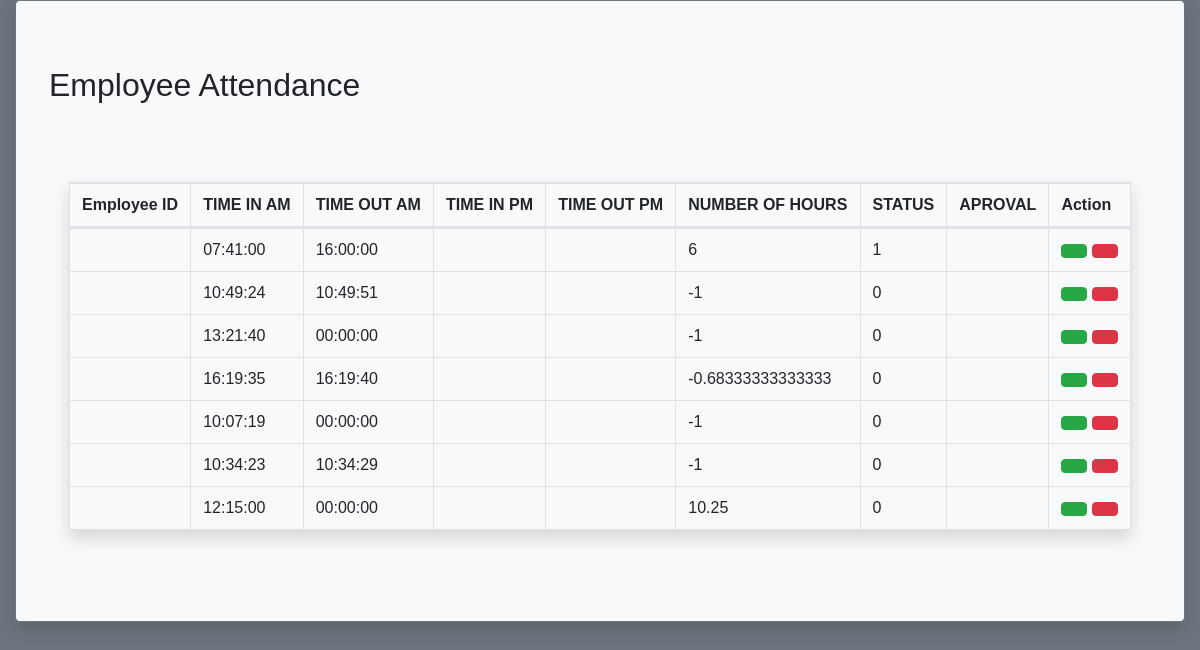
Screenshot of /attendance.php with the database file from the repository.
### tables this page shows
CREATE TABLE `attendance` (
  `id` int(11) NOT NULL,
  `employee_id` int(11) NOT NULL,
  `date` date NOT NULL,
  `time_in` time NOT NULL,
  `status` int(1) NOT NULL,
  `time_out` time NOT NULL,
  `num_hr` double NOT NULL
);

### attendance.php (the view, shortened to what this page needs)
<link rel="stylesheet" href="https://stackpath.bootstrapcdn.com/bootstrap/4.2.1/css/bootstrap.min.css">
    <link rel="stylesheet" href="https://cdn.datatables.net/1.10.18/css/dataTables.bootstrap4.min.css">
    <link rel="stylesheet" href="styles.css">
<body>
    <div class="container-fluid">
        <div class="jumbotron bg-light shadow border border-secondary">
            <div class="card bg-light" style="border-color: transparent;">
                <h2> Employee Attendance </h2>
            </div>
            <div class="card bg-light" style="border-color: transparent;">
                <div class="card-body bg-light">
                </div>
            </div>
            <div class="card bg-light" style="border-color: transparent;">
                <div class="card-body">
                    <?php
                $connection = mysqli_connect("localhost","root","");
                $query = "SELECT * FROM attendance";
                $query_run = mysqli_query($connection, $query);
            ?>
                    <table id="datatableid" class="table table-bordered shadow">
                        <thead>
                            <tr>
                                <th scope="col">Employee ID</th>
                                <th scope="col">TIME IN AM</th>
                                <th scope="col">TIME OUT AM</th>
                                <th scope="col">TIME IN PM</th>
                                <th scope="col">TIME OUT PM</th>
                                <th scope="col">NUMBER OF HOURS</th>
                                <th scope="col">STATUS</th>
                                <th scope="col">APROVAL</th>
                                <th scope="col">Action</th>
                            </tr>
                        </thead>
                        <?php
                if($query_run)
                {
                    foreach($query_run as $row)
                    {
            ?>
                        <tbody>
                            <tr>
                                <td> <?php echo $row['Employee_No']; ?> </td>
                                <td> <?php echo $row['time_in']; ?> </td>
                                <td> <?php echo $row['time_out']; ?> </td>
                                <td> <?php echo $row['time_in2']; ?> </td>
                                <td> <?php echo $row['time_out2']; ?> </td>
                                <td><?php echo $row['num_hr'] - 1; ?></td>
                                <td> <?php echo $row['status']; ?> </td>
                                <td> <?php echo $row['admin_approve']; ?> </td>
                                <td>
                                <button type="button" class="btn btn-success editbtn"><i class="lni lni-pencil"></i></button>
                                <button type="button" class="btn btn-danger deletebtn"><i class="lni lni-trash-can"></i></button>
                                </td>
                            </tr>
                        </tbody>
                        <?php
                    }
                }
                else
                {
                    echo "No Record Found";
                }
            ?>
                    </table>
                </div>
            </div>
        </div>
    </div>

### styles.css (style rules this page uses)
body { font-family: 'Poppins', sans-serif; margin: 0; overflow-x: hidden; background-color: #6c757d; }
* { box-sizing: border-box; }
.jumbotron { border-color: white; }

### rows the page displays
attendance: time_in "07:41:00", time_out "16:00:00", $row['num_hr']-1 "6", status "1"
attendance: time_in "10:49:24", time_out "10:49:51", $row['num_hr']-1 "-1", status "0"
attendance: time_in "13:21:40", time_out "00:00:00", $row['num_hr']-1 "-1", status "0"
attendance: time_in "16:19:35", time_out "16:19:40", $row['num_hr']-1 "-0.68333333333333", status "0"
attendance: time_in "10:07:19", time_out "00:00:00", $row['num_hr']-1 "-1", status "0"
attendance: time_in "10:34:23", time_out "10:34:29", $row['num_hr']-1 "-1", status "0"
attendance: time_in "12:15:00", time_out "00:00:00", $row['num_hr']-1 "10.25", status "0"
